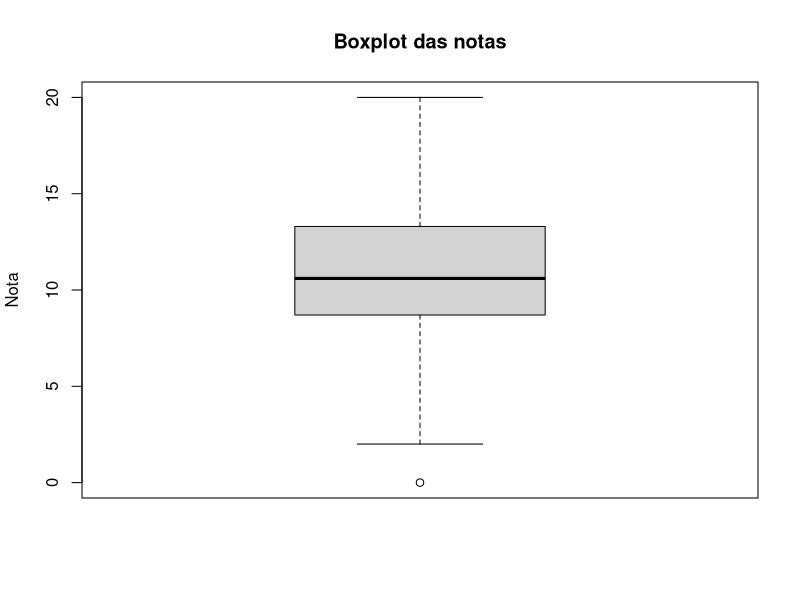
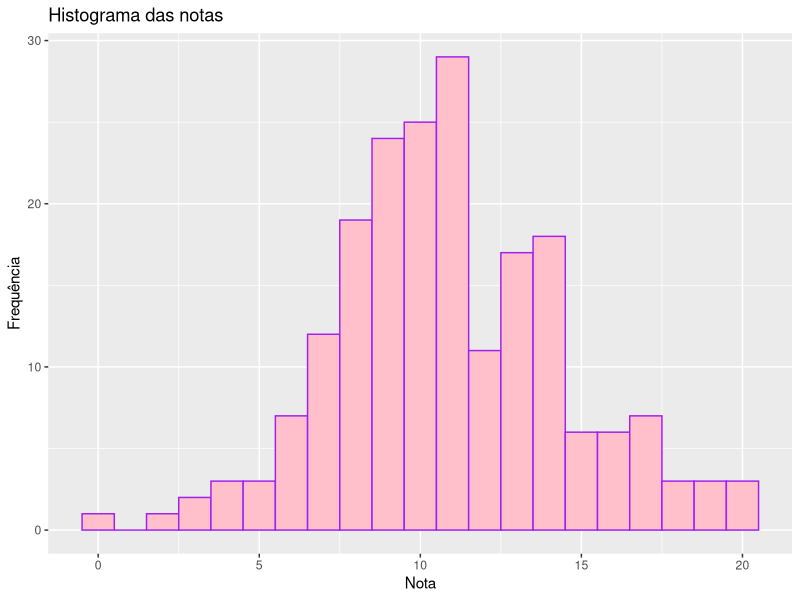
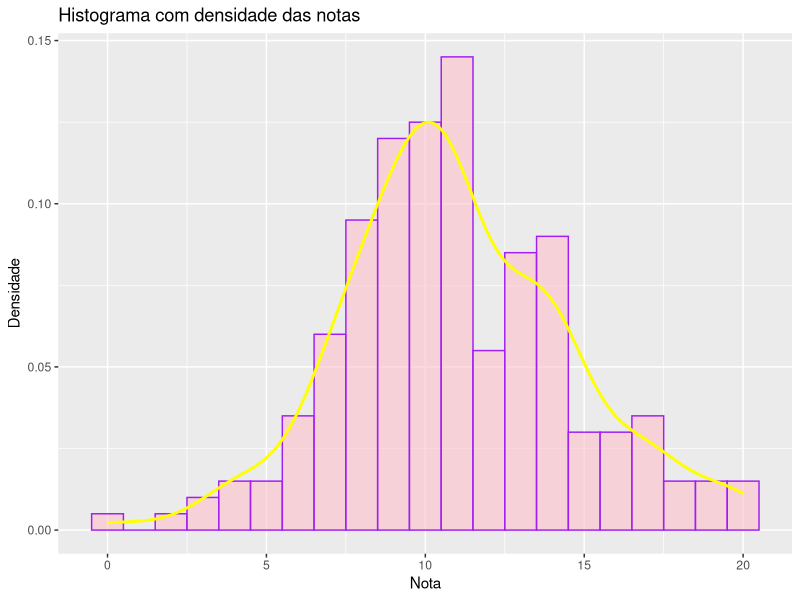
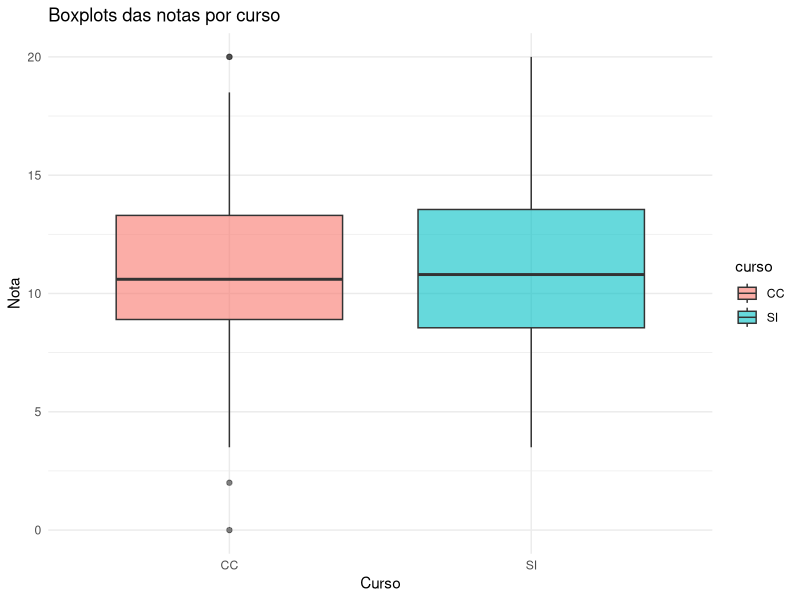
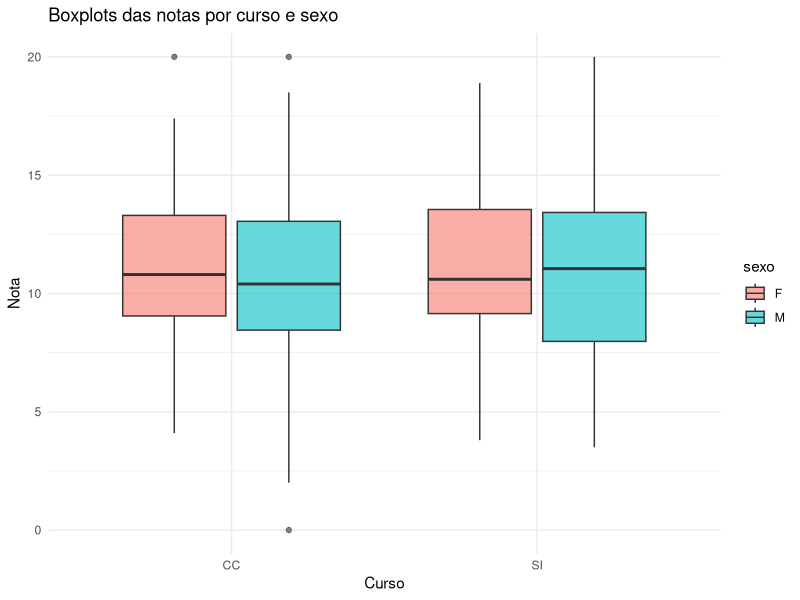
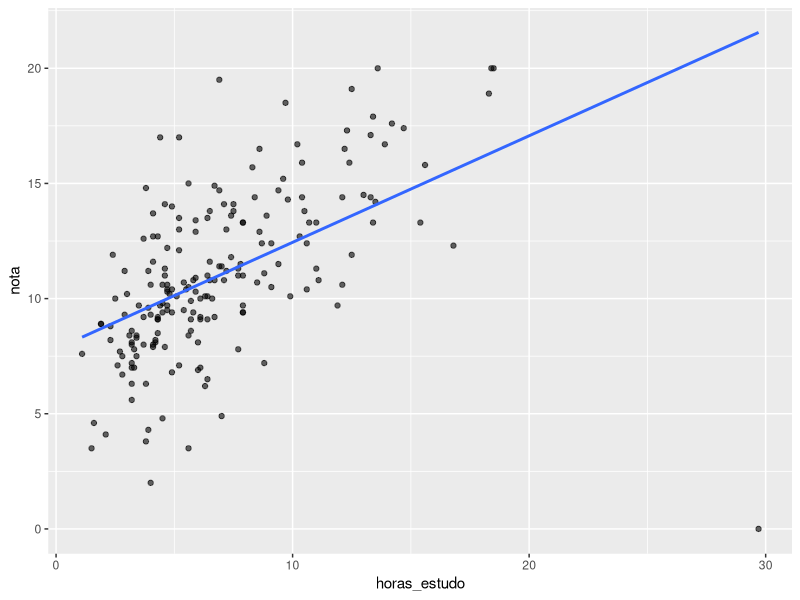

These charts were generated, in order, by the following R code:
# AULA 2-10-2025

library(tidyverse)

set.seed(1234)
n <- 200
alunos <- tibble(
  id            = 1:n,
  curso         = sample(c("CC", "SI"), n, replace = TRUE, prob = c(.65, .35)),
  ano           = sample(1:3, n, replace = TRUE, prob = c(.4, .35, .25)),
  sexo          = sample(c("F", "M"), n, replace = TRUE),
  horas_estudo  = round(rlnorm(n, meanlog = log(6), sdlog = 0.5), 1),
  faltas        = pmax(0, round(rpois(n, lambda = 3) - rbinom(n, 1, .1)*3)),
  nota          = pmin(20,
                       pmax(0,
                            round( 8 +
                                     0.6 * pmin(horas_estudo, 20) -
                                     0.4 * pmin(faltas, 10) +
                                     rnorm(n, 0, 2.5), 1)))
) %>%
  mutate(
    # introduzir alguns outliers na nota
    nota = replace(nota, sample(1:n, 3), c(2, 19.5, 0)),
    # introduzir NAs em horas_estudo
    horas_estudo = replace(horas_estudo, sample(1:n, 6), NA_real_)
  )

head(alunos) #visualizar primeiras 6 linhas


# Exericio 1 
# a) Indique o tamanho Amostral = 6 , tamanho amostral é = ao numero de dados que temos
# b) id é categorica nominal
#    curso é categorica nominal
#    ano  é categorica ordinal
#    sexo é categorica nominal
#    horas é quantitativa continua 
#    faltas é quantitativa discreta
#   nota é quantitativa continua

# Exercicio 2 
mean(alunos$nota)
median(alunos$nota)
sd(alunos$nota)
IQR(alunos$nota)

# Exercicio 3 

iqr <- IQR(alunos$nota)
quantile(alunos$nota)
Q1 <- 8.75
Q3 <- 13.30
Tukey1 <- Q1 - 1.5 * iqr
Tukey3 <- Q3 + 1.5 * iqr

outlier <- alunos[alunos$nota < Tukey1 |alunos$nota > Tukey3,]
outlier
boxplot(alunos$nota, main = "Boxplot das notas", ylab = "Nota")

# Exercicio 4

library(ggplot2)

ggplot(alunos, aes(x = nota)) +
  geom_histogram(binwidth = 1, fill = "pink", color = "purple") +
  labs(title = "Histograma das notas", x = "Nota", y = "Frequência")


ggplot(alunos, aes(x = nota)) +
  geom_histogram(aes(y = ..density..),  # histograma normalizado para densidade
                 binwidth = 1, fill = "pink", color = "purple", alpha = 0.6) +
  geom_density(color = "yellow", size = 1) +
  labs(title = "Histograma com densidade das notas", 
       x = "Nota", y = "Densidade")

# Exercicio 5

ggplot(alunos, aes(x = curso, y = nota, fill = curso)) +
  geom_boxplot(alpha = 0.6) +
  labs(title = "Boxplots das notas por curso",
       x = "Curso", y = "Nota") +
  theme_minimal()

ggplot(alunos, aes(x = curso, y = nota, fill = sexo)) +
  geom_boxplot(alpha = 0.6) +
  labs(title = "Boxplots das notas por curso e sexo",
       x = "Curso", y = "Nota") +
  theme_minimal()

# b) 
library(dplyr)

alunos %>%
  group_by(curso, sexo) %>%
  summarise(
    n = n(),
    media = mean(nota),
    mediana = median(nota),
    IQR = IQR(nota)
  )

# Exercicio 6 
dados2 <- alunos %>% drop_na(horas_estudo, nota)
ggplot(dados2, aes(horas_estudo,nota)) +
  geom_point(alpha=.6) + geom_smooth(method = "lm", se = FALSE)

cor_pearson <- cor(dados2$horas_estudo, dados2$nota, method="pearson")
cor_spearman <- cor(dados2$horas_estudo, dados2$nota, method="spearman")
c(pearson = cor_pearson, spearman = cor_spearman)